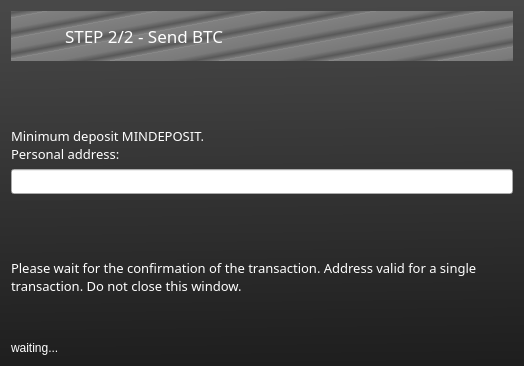
<?xml version="1.0" encoding="UTF-8"?>
<ui version="4.0">
 <class>Dialog</class>
 <widget class="QDialog" name="Dialog">
  <property name="geometry">
   <rect>
    <x>0</x>
    <y>0</y>
    <width>524</width>
    <height>366</height>
   </rect>
  </property>
  <property name="windowTitle">
   <string>Torpoker</string>
  </property>
  <property name="styleSheet">
   <string notr="true">#Dialog{
background-color: qlineargradient(spread:pad, x1:0.489, y1:0.0113636, x2:0.506, y2:1, stop:0 rgba(72, 72, 72, 255), stop:1 rgba(30, 30, 30, 255));
}</string>
  </property>
  <layout class="QGridLayout" name="gridLayout">
   <item row="3" column="0" colspan="2">
    <widget class="QLabel" name="label_header">
     <property name="maximumSize">
      <size>
       <width>16777215</width>
       <height>40</height>
      </size>
     </property>
     <property name="font">
      <font>
       <family>Montserrat</family>
       <pointsize>10</pointsize>
       <weight>50</weight>
       <bold>false</bold>
      </font>
     </property>
     <property name="styleSheet">
      <string notr="true">color: white;</string>
     </property>
     <property name="text">
      <string>Minimum deposit MINDEPOSIT.
Personal address:</string>
     </property>
     <property name="wordWrap">
      <bool>true</bool>
     </property>
    </widget>
   </item>
   <item row="4" column="0" colspan="2">
    <widget class="QLineEdit" name="lineEdit_deposit_address">
     <property name="font">
      <font>
       <family>Montserrat</family>
       <pointsize>9</pointsize>
      </font>
     </property>
     <property name="inputMethodHints">
      <set>Qt::ImhDigitsOnly</set>
     </property>
     <property name="inputMask">
      <string/>
     </property>
     <property name="text">
      <string/>
     </property>
     <property name="maxLength">
      <number>32767</number>
     </property>
    </widget>
   </item>
   <item row="5" column="0" colspan="2">
    <spacer name="verticalSpacer_2">
     <property name="orientation">
      <enum>Qt::Vertical</enum>
     </property>
     <property name="sizeHint" stdset="0">
      <size>
       <width>20</width>
       <height>40</height>
      </size>
     </property>
    </spacer>
   </item>
   <item row="1" column="0" colspan="2">
    <spacer name="verticalSpacer">
     <property name="orientation">
      <enum>Qt::Vertical</enum>
     </property>
     <property name="sizeHint" stdset="0">
      <size>
       <width>20</width>
       <height>40</height>
      </size>
     </property>
    </spacer>
   </item>
   <item row="6" column="0" colspan="2">
    <widget class="QLabel" name="label_footer">
     <property name="maximumSize">
      <size>
       <width>16777215</width>
       <height>40</height>
      </size>
     </property>
     <property name="font">
      <font>
       <family>Montserrat</family>
       <pointsize>10</pointsize>
       <weight>50</weight>
       <bold>false</bold>
      </font>
     </property>
     <property name="styleSheet">
      <string notr="true">color: white;</string>
     </property>
     <property name="text">
      <string>Please wait for the confirmation of the transaction. Address valid for a single transaction. Do not close this window.</string>
     </property>
     <property name="wordWrap">
      <bool>true</bool>
     </property>
    </widget>
   </item>
   <item row="0" column="0" colspan="2">
    <widget class="QLabel" name="label_descr">
     <property name="minimumSize">
      <size>
       <width>0</width>
       <height>50</height>
      </size>
     </property>
     <property name="maximumSize">
      <size>
       <width>16777215</width>
       <height>50</height>
      </size>
     </property>
     <property name="font">
      <font>
       <family>Montserrat</family>
       <pointsize>13</pointsize>
      </font>
     </property>
     <property name="styleSheet">
      <string notr="true">background-color: qlineargradient(spread:repeat, x1:0.83, y1:0.637045, x2:1, y2:0.727, stop:0 rgba(128, 128, 128, 255), stop:0.482955 rgba(122, 122, 122, 255), stop:0.738636 rgba(90, 90, 90, 237), stop:0.948864 rgba(129, 129, 129, 232), stop:0.954545 rgba(135, 135, 135, 255));
padding-left: 50px;
color: white;</string>
     </property>
     <property name="text">
      <string>STEP 2/2 - Send BTC</string>
     </property>
    </widget>
   </item>
   <item row="8" column="0">
    <widget class="QLabel" name="label_status">
     <property name="styleSheet">
      <string notr="true">color: white;</string>
     </property>
     <property name="text">
      <string>waiting...</string>
     </property>
    </widget>
   </item>
   <item row="7" column="0" colspan="2">
    <spacer name="verticalSpacer_3">
     <property name="orientation">
      <enum>Qt::Vertical</enum>
     </property>
     <property name="sizeType">
      <enum>QSizePolicy::Preferred</enum>
     </property>
     <property name="sizeHint" stdset="0">
      <size>
       <width>20</width>
       <height>40</height>
      </size>
     </property>
    </spacer>
   </item>
  </layout>
 </widget>
 <resources/>
 <connections/>
</ui>
